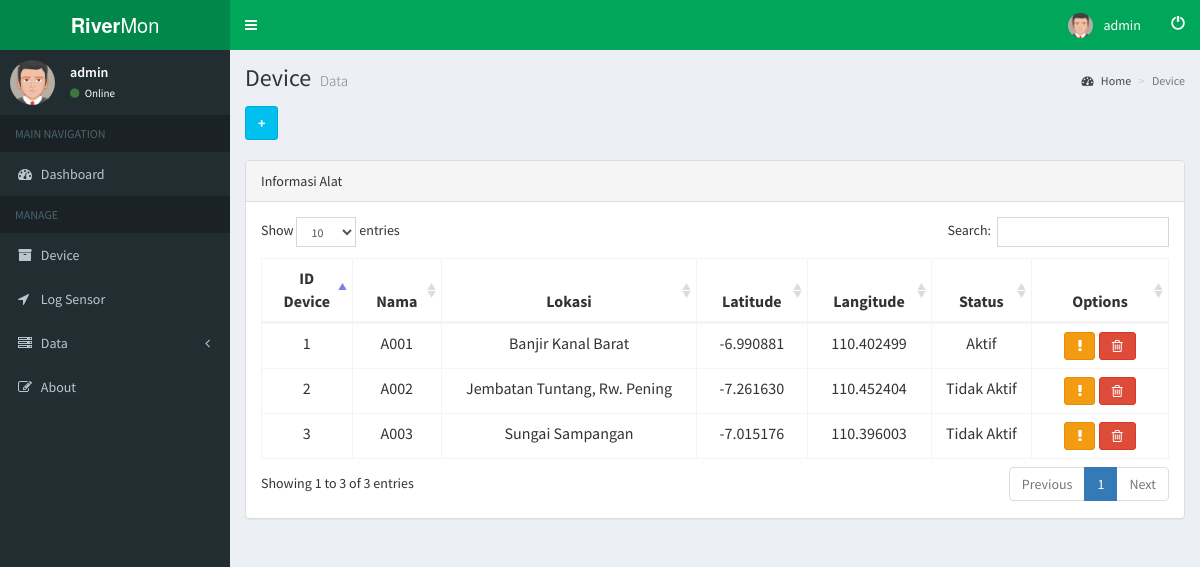
/pages/device.php (signed in), run on the app's committed database.
### tables this page shows
CREATE TABLE `devicedata` (
  `id_device` int(3) NOT NULL,
  `nama_device` varchar(255) NOT NULL,
  `lokasi` varchar(255) DEFAULT NULL,
  `latitude` varchar(255) DEFAULT NULL,
  `langitude` varchar(255) DEFAULT NULL,
  `status` varchar(255) NOT NULL
);

### pages/device.php (the view, shortened to what this page needs)
<?php include("../pages/header.php"); ?>
<div class="content-wrapper">
  <section class="content-header">
    <h1>
      Device
      <small>Data</small>
    </h1>
    <ol class="breadcrumb">
      <li><a href="../pages/dashboard.php"><i class="fa fa-dashboard"></i> Home</a></li>
      <li class="active">Device</li>
    </ol>
  </section>
  <div class="content">
    <div class="row">
      <div class="col-lg-12">
        <button type="button" class="btn btn-info" data-toggle="collapse" data-target="#collTambah"><b>+</b></button>
      </div>
      <div class="panel panel-default">
        <div class="panel-heading">
          Informasi Alat
        </div>
        <div class="panel-body">
          <div class="table-responsive">
            <table width="30%" class="table table-bordered table-hover" id="dataDevice">
              <thead>
                <tr>
                  <th width="10%">
                    <center>ID Device</center>
                  </th>
                  <th>
                    <center>Nama</center>
                  </th>
                  <th>
                    <center>Lokasi</center>
                  </th>
                  <th>
                    <center>Latitude</center>
                  </th>
                  <th>
                    <center>Langitude</center>
                  </th>
                  <th>
                    <center>Status</center>
                  </th>
                  <th width="15%">
                    <center>Options</center>
                  </th>
                </tr>
              </thead>
              <tbody>
                <?php
                include_once("koneksi.php");
                $hasil = mysqli_query($koneksi, "SELECT * FROM devicedata");
                while ($baris = mysqli_fetch_row($hasil)) {
                  $id_device = $baris[0];
                  $nama_device = $baris[1];
                  $lokasi = $baris[2];
                  $latitude = $baris[3];
                  $langitude = $baris[4];
                  $status = $baris[5];
                  ?>
                  <tr align="center">
                    <td><?php print("$id_device"); ?></td>
                    <td><?php print("$nama_device"); ?></td>
                    <td><?php print("$lokasi"); ?></td>
                    <td><?php print("$latitude"); ?></td>
                    <td><?php print("$langitude"); ?></td>
                    <td><?php print("$status"); ?></td>
                    <td align="center">
                      <a type="button" class="btn btn-warning btn-md" href='edevice.php?&id_device=<?php print("$id_device"); ?>'><i class="fa fa-exclamation"></i></a>
                      <a type="button" onclick="return confirm('Anda ingin menghapus Device?');" class="btn btn-danger btn-md" href='devicehapus.php?&id_device=<?php print("$id_device"); ?>'><i class="fa fa-trash-o"></i></a>
                    </td>
                  </tr>
                <?php
                }
                exit();
                ?>

### pages/header.php (shortened to what this page needs)
<html>
<head>
  <link rel="stylesheet" href="../bower_components/bootstrap/dist/css/bootstrap.min.css">
  <link rel="stylesheet" href="../bower_components/font-awesome/css/font-awesome.min.css">
  <link rel="stylesheet" href="../dist/css/AdminLTE.min.css">
  <link rel="stylesheet" href="../dist/css/skins/_all-skins.min.css">
  <link rel="stylesheet" href="../bower_components/datatables-plugins/dataTables.bootstrap.css">
  <link rel="stylesheet" href="../bower_components/datatables-responsive/dataTables.responsive.css">
</head>
<body class="hold-transition skin-green fixed sidebar-mini">
  <div class="wrapper">
    <header class="main-header">
      <a href="../pages/dashboard.php" class="logo">
        <span class="logo-lg"><b>River</b>Mon</span>
      </a>
      <nav class="navbar navbar-static-top">
        <a href="#" class="sidebar-toggle" data-toggle="push-menu" role="button">
        </a>
        <div class="navbar-custom-menu">
          <ul class="nav navbar-nav">
            <li class="dropdown user user-menu">
              <a href="#" class="dropdown-toggle" data-toggle="dropdown">
                <img src="../dist/img/avatar5.png" class="user-image" alt="User Image">
                <span class="hidden-xs"><?php echo $_SESSION['username']; ?></span>
              </a>
            </li>
            <li>
              <a href="logout.php"><i class="glyphicon glyphicon-off"></i></a>
            </li>
          </ul>
        </div>
      </nav>
    </header>
    <aside class="main-sidebar">
      <section class="sidebar">
        <div class="user-panel">
          <div class="pull-left image">
            <img src="../dist/img/avatar5.png" class="img-circle" alt="User Image">
          </div>
          <div class="pull-left info">
            <p><?php echo $_SESSION['username']; ?></p>
            <a href="#"><i class="fa fa-circle text-success"></i> Online</a>
          </div>
        </div>
        <ul class="sidebar-menu" data-widget="tree">
          <li class="header">MAIN NAVIGATION</li>
          <li>
            <a href="../pages/dashboard.php">
              <i class="fa fa-dashboard">
              </i> <span>Dashboard</span></a>
          </li>
          <li class="header">MANAGE</li>
          <li><a href="../pages/device.php"><i class="fa fa-archive"></i> <span>Device</span></a></li>
          <li><a href="../pages/titik.php"><i class="fa fa-location-arrow"></i> <span>Log Sensor</span></a></li>
          <li class="treeview">
            <a href="#">
              <i class="fa fa-server"></i>
              <span>Data</span>
              <span class="pull-right-container">
                <i class="fa fa-angle-left pull-right"></i>
              </span>
            </a>
          </li>
          <li><a href="../pages/about.php"><i class="fa fa-edit"></i> <span>About</span></a></li>
        </ul>
      </section>
    </aside>

### data on the page
devicedata: id_device "1", nama_device "A001", lokasi "Banjir Kanal Barat", latitude "-6.990881", langitude "110.402499", status "Aktif"
devicedata: id_device "2", nama_device "A002", lokasi "Jembatan Tuntang, Rw. Pening", latitude "-7.261630", langitude "110.452404", status "Tidak Aktif"
devicedata: id_device "3", nama_device "A003", lokasi "Sungai Sampangan", latitude "-7.015176", langitude "110.396003", status "Tidak Aktif"

### other printed values
$_SESSION['username'] "admin"
